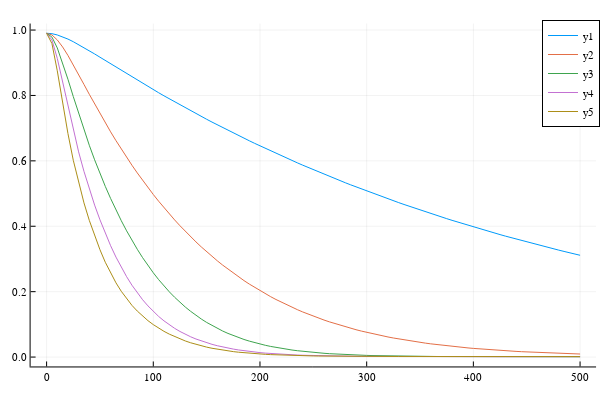

Source (notebook cell):
### Code cell
LinearAlgebra.BLAS.set_num_threads(8)
function testplot()
    ttot=500
    num=100
    ome=[0.1 0.2 0.3 0.4 0.5]
    state=instate
    x=[[real(tr(n*vec2dm(state)))] for i in 1:5]
    for i in 1:5
        for j in 1:num
            state= exp(ttot/num*standing_sideband_Lindbladian_vec(ome[i],-1))*state
            append!(x[i],real(tr(n*vec2dm(state))))  
        end
        state=instate
    end
    plot(ytick=0:0.2:1)
    plot!(0:ttot/num:ttot,x[1]);plot!(0:ttot/num:ttot,x[2]);plot!(0:ttot/num:ttot,x[3]);
    plot!(0:ttot/num:ttot,x[4]);plot!(0:ttot/num:ttot,x[5])
end 
testplot()
